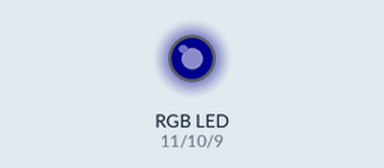
This sketch was run on a simulated Arduino Uno, built with avr-gcc and run on an emulated ATmega328P. Shown: an RGB LED mixed from three pins (HIGH = lit). Dim RGB values are drawn brighter than linear.

Above: at 0.15 s.
At 10.07 s:
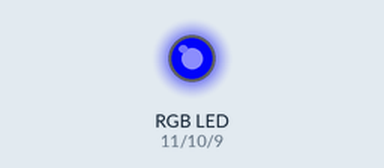
At 19.7 s:
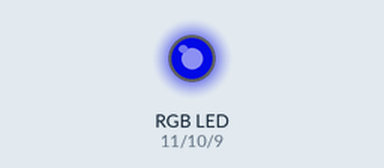
At 39.55 s:
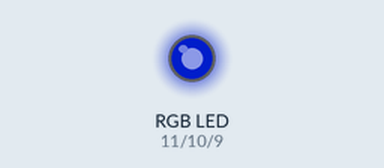
Timing chart, 0 to 40.0 s (numbered marks = the images above):
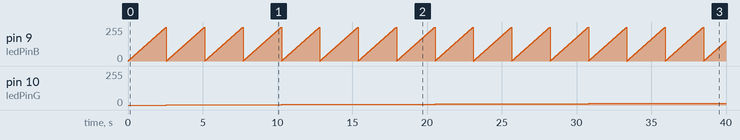

Measured:
- by itself, pin 9 (ledPinB): ramps from 0/255 to 255/255 and jumps back, once every 2.6 s
- by itself, pin 10 (ledPinG): moves from 0/255 to 15/255 over 35.9 s

The sketch:

opd6.ino
```cpp
// LED pinnen:
const int ledPinR = 11;
const int ledPinG = 10;
const int ledPinB = 9;

void setup() {
  pinMode(ledPinR, OUTPUT);
  pinMode(ledPinG, OUTPUT);
  pinMode(ledPinB, OUTPUT);
}

void loop() {
  // Zet de disco aan en laat het lusvormig doorlopen
  discoLED();
}

void discoLED(){
  // Het is zoals het is
  for (int r = 0; r <= 255; r++) {
    for (int g = 0; g <= 255; g++) {
      for (int b = 0; b <= 255; b++) {
        analogWrite(ledPinR, r);
        analogWrite(ledPinG, g);
        analogWrite(ledPinB, b);
        delay(10); // Vertraging tussen elke kleurverandering
      }
    }
  }
}

// Gebruikte bron
// https://arduinogetstarted.com/tutorials/arduino-rgb-led
```
